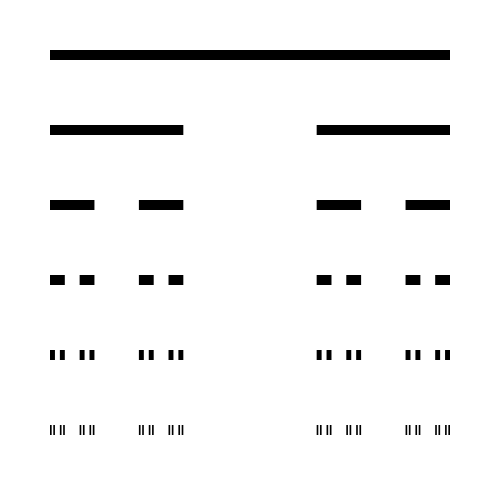
Frame 1 (no input)
Frame 60 (the mouse pressed at the canvas centre just before this capture): identical to frame 1, image omitted
Frame 120 (the mouse held since frame 60 and released just before this capture): identical to frame 1, image omitted

The Processing sketch that drew this single still picture (run headless with seeded random() and noise(); from frame 60 on, the mouse is pressed at the canvas centre):

// Processing sketch: cantor_set
// ── cantor_set.pde
void setup() {
  size(500, 500);
  background(255);
  fill(0);
  noStroke();
}

void draw() {
  background(255);
  cantor(50, 50, 400);
}


void cantor(float x, float y, float len) {
  if (len > 1) {

    rect(x, y, len, 10);
    y +=75;
    cantor(x, y, len/3);
    cantor(x+len*2/3, y, len/3);
  }
}
